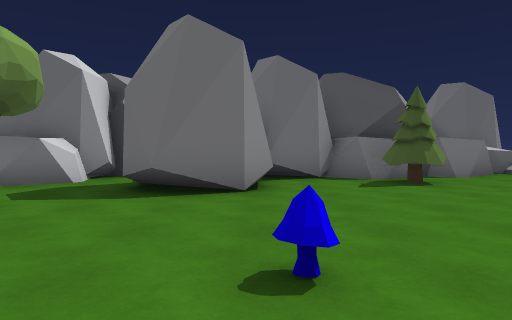
View 1 (above)

24 first-person views from a walk through a scene from a Unity 3-D project. The camera is 1.3 m above the floor, tilts 2° down and sees 75° across. The floor is counted in squares, 2 m on a side. Each view is taken from the middle of a square. On the plan, view 1 faces up. The plan holds only what a view shows up to about 10 squares ahead; the rest is blank. The place goes on beyond the plan. The player character is not drawn.

View 2
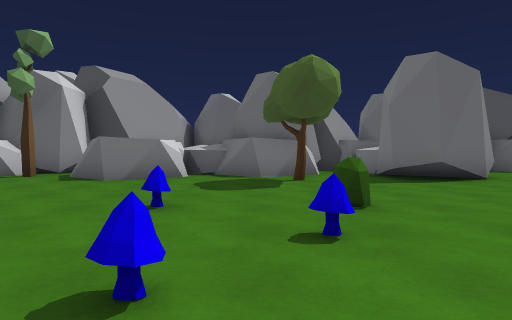

View 3
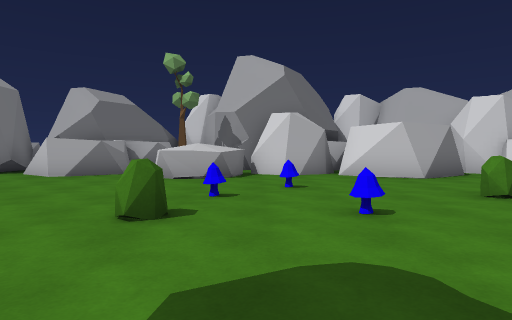

View 4
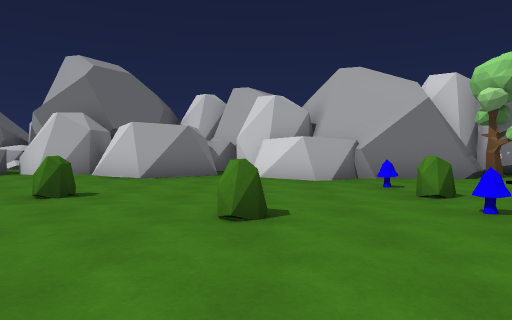

View 5
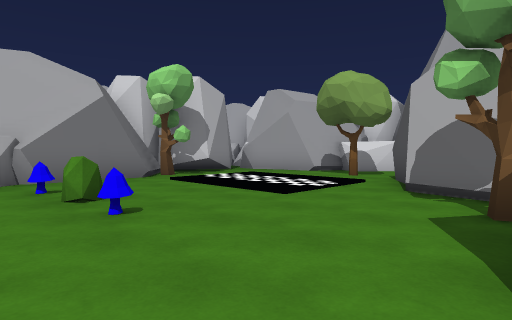

View 6
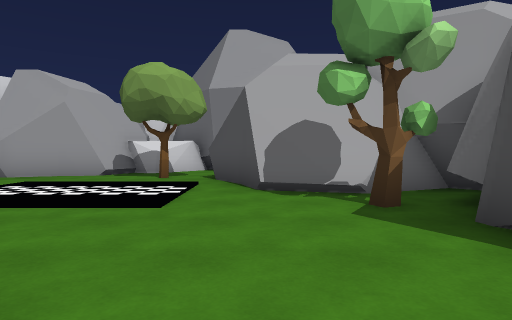

View 7
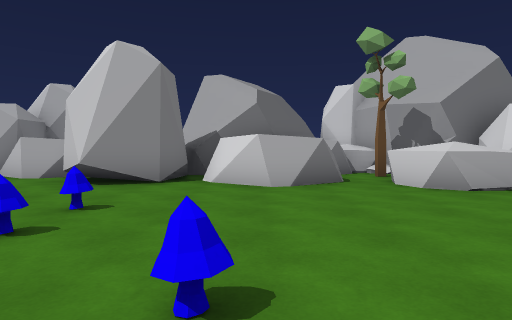

View 8
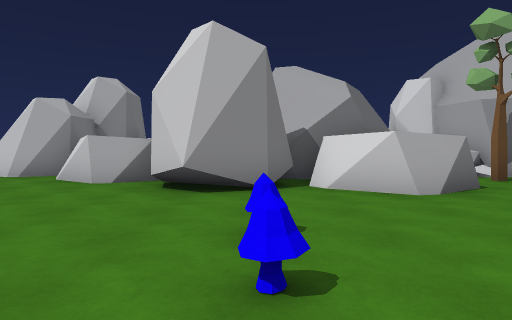

View 9
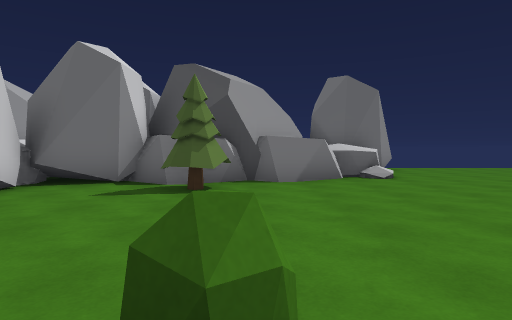

View 10
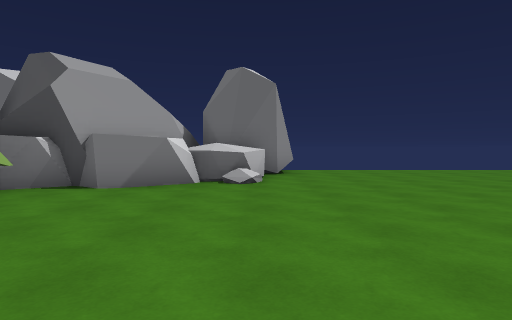

View 11
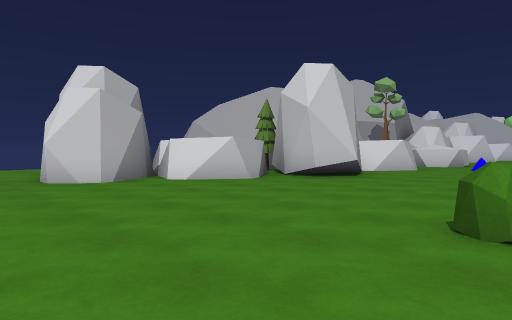

View 12
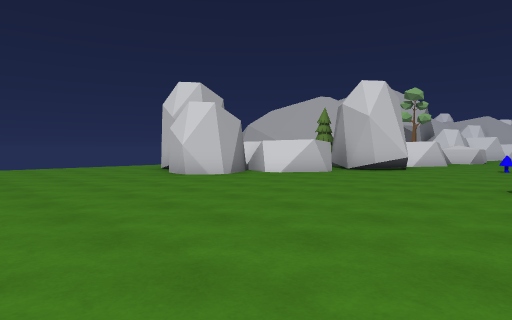

View 13
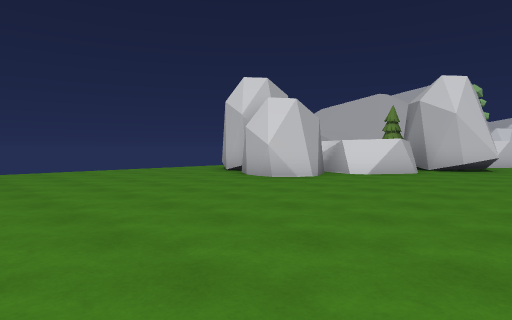

View 14
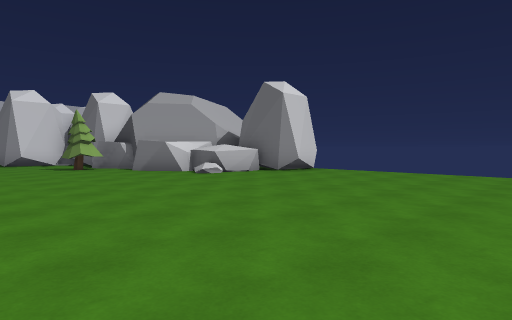

View 15
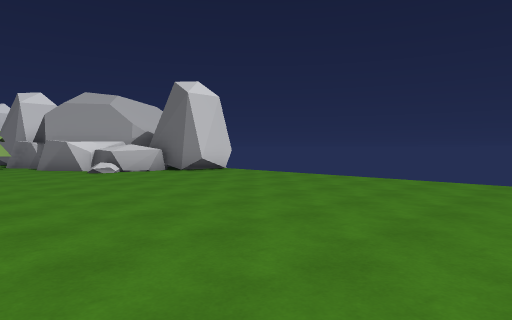

View 16
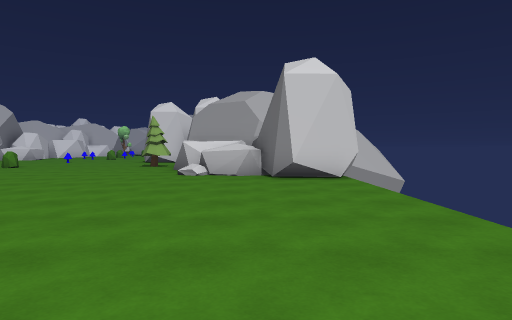

View 17
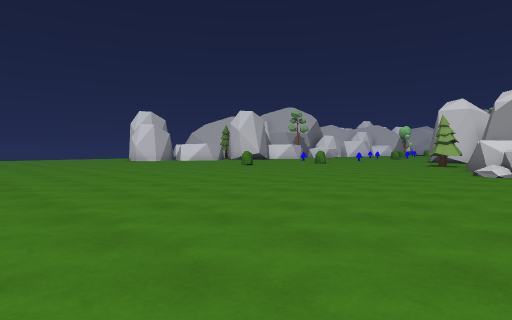

View 18
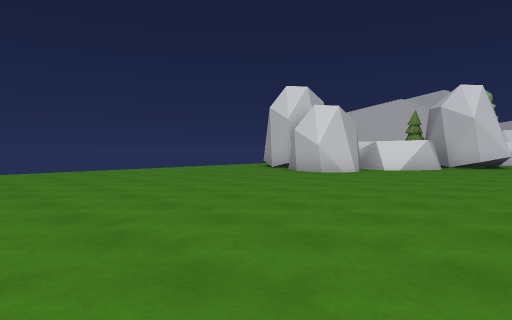

View 19
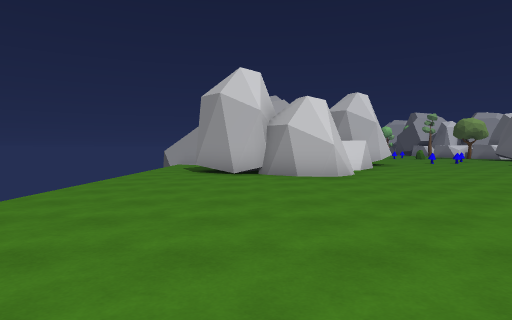

View 20
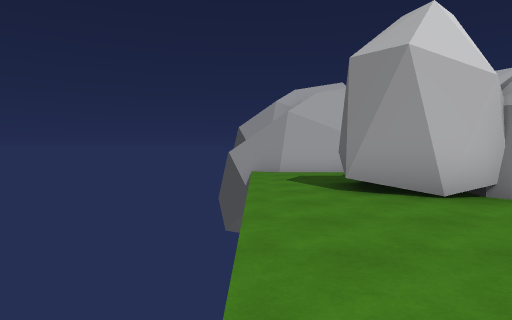

View 21
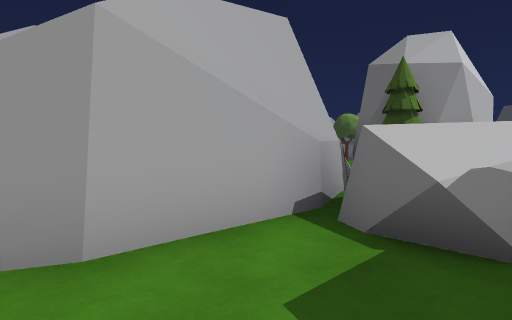

View 22
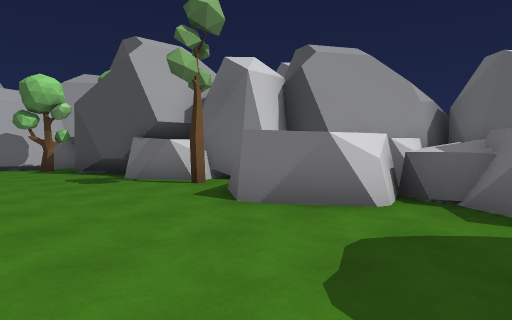

View 23
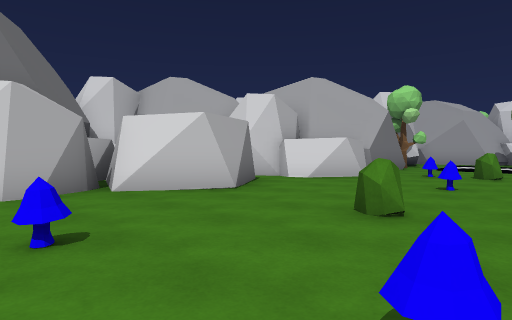

View 24
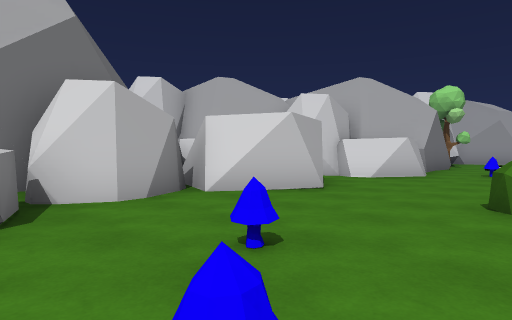

### Floor plan
Points are (right, up) in squares from view 1. A wall is a line through its corners. A room is listed if a view was taken in it or the views show most of it. See-through windows are left out.
Room 1 (views 1, 2, 3, 4, 5, 6, 7, 8, 9, 10, 11, 12, 13, 14, 15, 16, 17, 18, 19, 20, 21, 22, 23, 24)
walls: (0.5, -5.1) (1.5, -5); (1.7, -5.4) (2.3, -6.3); (2.1, -6.1) (2.8, -7.8) (2.8, -10.2) (2.2, -11.8); (-2.5, 7.8) (-3.3, 7.9); (-4.1, -5.2) (-3.6, -6.1); (-4.6, -5.1) (-3.7, -5.4); (-3.7, -5.9) (-3.4, -6.6); (-5.4, -5.1) (-4.4, -5); (5.4, 11.3) (5.3, 9.7); (-7.5, 11.3) (-7.6, 10.3); (-13.2, 5.3) (-13.4, 5.1) (-14.7, 4.9) (-15.2, 5.2); (-14.8, -2.2) (-13.4, -2.1); (-16.1, -3) (-15.3, -2.1) (-14.5, -2.2); (-16.8, 4.6) (-17.1, 3.4); (-17.2, 3) (-18.1, 2.7); (-17.2, 3.9) (-17.3, 3.4); (-17.1, 4.6) (-17.2, 3.7); (-17.1, 5) (-17.1, 4.2); (-16.9, 6.1) (-17.4, 5.6); (-17.1, 6.1) (-17.4, 5.9) (-16.9, 4.8); (-18, 2.8) (-19.2, 2); (-20.7, 0.1) (-21, -0.5) (-20.7, -0.6) (-19.9, -1); (-21.6, 1.8) (-22, 1.5); (-21.9, 1.4) (-20.9, 0.3) (-20.8, -0.3) (-20, -0.7) (-19.8, -1.6) (-19.4, -2.6)
low walls: (-16.4, -3.1) (-15.8, -2.4); (-16.9, 4.8) (-16.9, 4.1); (-16.9, 4.9) (-16.9, 4.4); (-17.1, 6.4) (-17.4, 6); (-21.7, 1.7) (-21.9, 1.4)
objects: rock (-23, -4) to (-22, -3); rock (-19, -4) to (-17, -3); tree (-19, 1); rock (-18, -4) to (-17, -4); tree (-16, -2); tree (-16, 5); rock (-15, 6) to (-15, 7); other object (-14, 6); rock (-13, -4) to (-12, -2); other object (-13, -1); other object (-13, 2); rock (-13, 6) to (-12, 7); rock (-12, -5) to (-10, -3); other object (-11, 0); rock (-11, 6) to (-10, 7); rock (-10, -5) to (-9, -4); rock (-10, -4) to (-8, -2); tree (-10, 6); rock (-9, 5) to (-8, 6); rock (-8, -6) to (-8, -5); rock (-8, 8) to (-8, 10); rock (-7, -4) to (-5, -3); rock (-7, 6) to (-7, 8); other object (-7, 9) to (-6, 10); rock (-7, 10) to (-7, 11); other object (-6, -1); other object (-6, 2); rock (-6, 7) to (-4, 7); rock (-5, 8); rock (-4, -4) to (-3, -2); other object (-4, 0); tree (-4, 5); rock (-4, 6); rock (-3, -7) to (-2, -6); tree (-3, -5); rock (-2, 5) to (0, 5); rock (-2, 6) to (-2, 7); rock (-2, 8) to (-1, 8); rock (-1, -7) to (0, -6); rock (-1, -4) to (1, -3); rock (-1, 10) to (0, 12); other object (0, 2); rock (0, 7) to (1, 9); rock (1, 8) to (3, 9); rock (2, -5) to (3, -3); other object (2, -1); other object (2, 0); rock (3, -8) to (4, -7); tree (3, -6) to (3, -5); tree (3, 6) to (3, 7); rock (4, -5) to (6, -5); rock (4, 8) to (5, 10); rock (5, -9) to (7, -8); rock (6, -8) to (8, -6); rock (6, 9) to (7, 10); rock (6, 11) to (8, 12)

Positions as (right, up) in squares from view 1, and headings:
1: (0, 0), facing up
2: (-5, -2), facing up
3: (-5, 5), facing down
4: (-11, 5), facing down
5: (-12, 5), facing down-left
6: (-12, 3), facing left
7: (0, 3), facing down
8: (2, 2), facing down
9: (4, 1), facing up
10: (7, 2), facing up
11: (10, 1), facing down-left
12: (13, 1), facing down-left
13: (14, -1), facing down-left
14: (14, 3), facing up-left
15: (16, 5), facing up-left
16: (15, 10), facing left
17: (16, 10), facing down-left
18: (16, -1), facing down-left
19: (16, -8), facing left
20: (12, -11), facing left
21: (5, -11), facing up-left
22: (-5, 2), facing up-left
23: (-5, 2), facing down-left
24: (-4, 1), facing down-left
